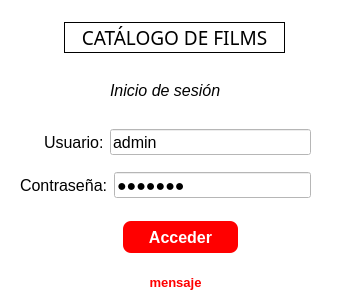
<?xml version="1.0" encoding="UTF-8"?>
<ui version="4.0">
 <class>formLogin</class>
 <widget class="QDialog" name="formLogin">
  <property name="geometry">
   <rect>
    <x>0</x>
    <y>0</y>
    <width>349</width>
    <height>303</height>
   </rect>
  </property>
  <property name="font">
   <font>
    <pointsize>11</pointsize>
   </font>
  </property>
  <property name="windowTitle">
   <string>Pavo System</string>
  </property>
  <property name="windowIcon">
   <iconset>
    <normaloff>../control-de-acceso.ico</normaloff>../control-de-acceso.ico</iconset>
  </property>
  <property name="styleSheet">
   <string notr="true">background-color: rgb(255, 255, 255);</string>
  </property>
  <widget class="QLabel" name="label_4">
   <property name="geometry">
    <rect>
     <x>110</x>
     <y>80</y>
     <width>111</width>
     <height>20</height>
    </rect>
   </property>
   <property name="font">
    <font>
     <pointsize>12</pointsize>
     <weight>50</weight>
     <italic>true</italic>
     <bold>false</bold>
    </font>
   </property>
   <property name="text">
    <string>Inicio de sesión</string>
   </property>
  </widget>
  <widget class="QPushButton" name="btnAcceder">
   <property name="geometry">
    <rect>
     <x>123</x>
     <y>221</y>
     <width>115</width>
     <height>32</height>
    </rect>
   </property>
   <property name="font">
    <font>
     <family>Arial</family>
     <pointsize>12</pointsize>
     <weight>75</weight>
     <bold>true</bold>
    </font>
   </property>
   <property name="cursor">
    <cursorShape>PointingHandCursor</cursorShape>
   </property>
   <property name="styleSheet">
    <string notr="true">background-color: rgb(255, 0, 0);
color: rgb(255, 255, 255);
border-radius: 8px</string>
   </property>
   <property name="text">
    <string>Acceder</string>
   </property>
  </widget>
  <widget class="QLabel" name="lblMensaje">
   <property name="geometry">
    <rect>
     <x>13</x>
     <y>272</y>
     <width>325</width>
     <height>21</height>
    </rect>
   </property>
   <property name="font">
    <font>
     <pointsize>10</pointsize>
     <weight>75</weight>
     <bold>true</bold>
    </font>
   </property>
   <property name="styleSheet">
    <string notr="true">color: rgb(255, 0, 0);</string>
   </property>
   <property name="text">
    <string>mensaje</string>
   </property>
   <property name="alignment">
    <set>Qt::AlignCenter</set>
   </property>
  </widget>
  <widget class="QLabel" name="label">
   <property name="geometry">
    <rect>
     <x>64</x>
     <y>22</y>
     <width>221</width>
     <height>31</height>
    </rect>
   </property>
   <property name="font">
    <font>
     <family>Arial Rounded MT Bold</family>
     <pointsize>14</pointsize>
     <weight>50</weight>
     <bold>false</bold>
    </font>
   </property>
   <property name="autoFillBackground">
    <bool>true</bool>
   </property>
   <property name="frameShape">
    <enum>QFrame::Box</enum>
   </property>
   <property name="frameShadow">
    <enum>QFrame::Plain</enum>
   </property>
   <property name="text">
    <string>CATÁLOGO DE FILMS</string>
   </property>
   <property name="alignment">
    <set>Qt::AlignCenter</set>
   </property>
  </widget>
  <widget class="QWidget" name="">
   <property name="geometry">
    <rect>
     <x>44</x>
     <y>129</y>
     <width>267</width>
     <height>26</height>
    </rect>
   </property>
   <layout class="QHBoxLayout" name="horizontalLayout">
    <item>
     <widget class="QLabel" name="label_2">
      <property name="font">
       <font>
        <family>Arial</family>
        <pointsize>12</pointsize>
       </font>
      </property>
      <property name="text">
       <string>Usuario:</string>
      </property>
     </widget>
    </item>
    <item>
     <widget class="QLineEdit" name="txtUsuario">
      <property name="font">
       <font>
        <family>Arial</family>
        <pointsize>12</pointsize>
       </font>
      </property>
      <property name="cursor">
       <cursorShape>SizeVerCursor</cursorShape>
      </property>
      <property name="styleSheet">
       <string notr="true"/>
      </property>
      <property name="text">
       <string>admin</string>
      </property>
      <property name="placeholderText">
       <string>Ingrese su usuario</string>
      </property>
     </widget>
    </item>
   </layout>
  </widget>
  <widget class="QWidget" name="">
   <property name="geometry">
    <rect>
     <x>20</x>
     <y>172</y>
     <width>291</width>
     <height>26</height>
    </rect>
   </property>
   <layout class="QHBoxLayout" name="horizontalLayout_2">
    <item>
     <widget class="QLabel" name="label_3">
      <property name="font">
       <font>
        <family>Arial</family>
        <pointsize>12</pointsize>
       </font>
      </property>
      <property name="text">
       <string>Contraseña:</string>
      </property>
     </widget>
    </item>
    <item>
     <widget class="QLineEdit" name="txtClave">
      <property name="font">
       <font>
        <family>Arial</family>
        <pointsize>12</pointsize>
       </font>
      </property>
      <property name="styleSheet">
       <string notr="true"/>
      </property>
      <property name="text">
       <string>citizen</string>
      </property>
      <property name="echoMode">
       <enum>QLineEdit::Password</enum>
      </property>
      <property name="placeholderText">
       <string>Ingrese su contraseña</string>
      </property>
     </widget>
    </item>
   </layout>
  </widget>
 </widget>
 <resources>
  <include location="../imagenes.qrc"/>
 </resources>
 <connections/>
</ui>
